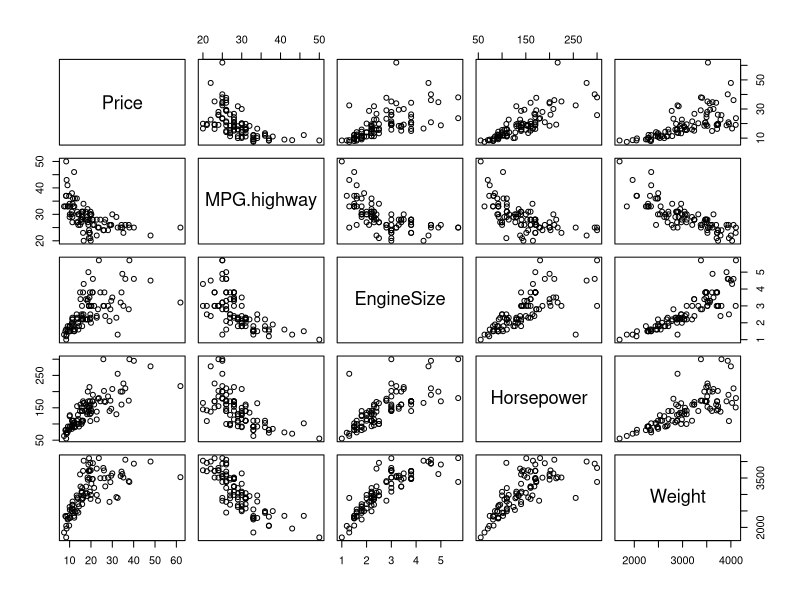
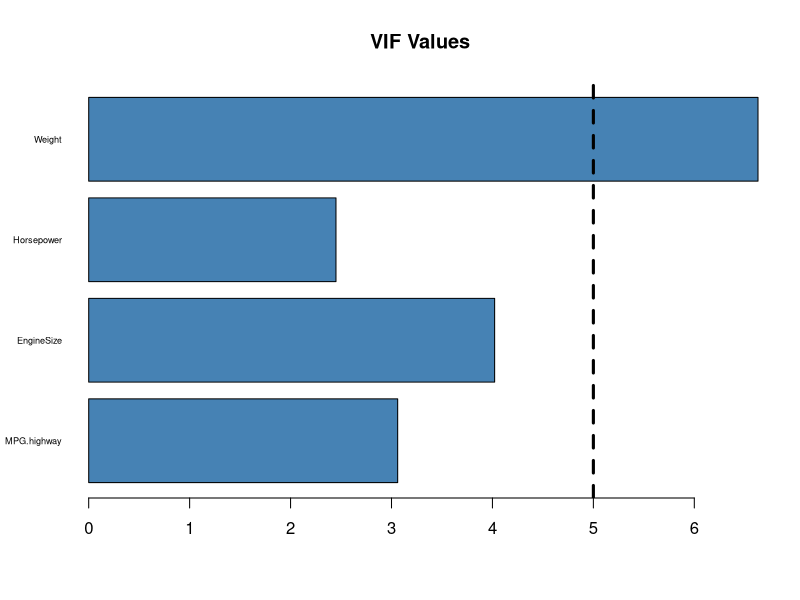
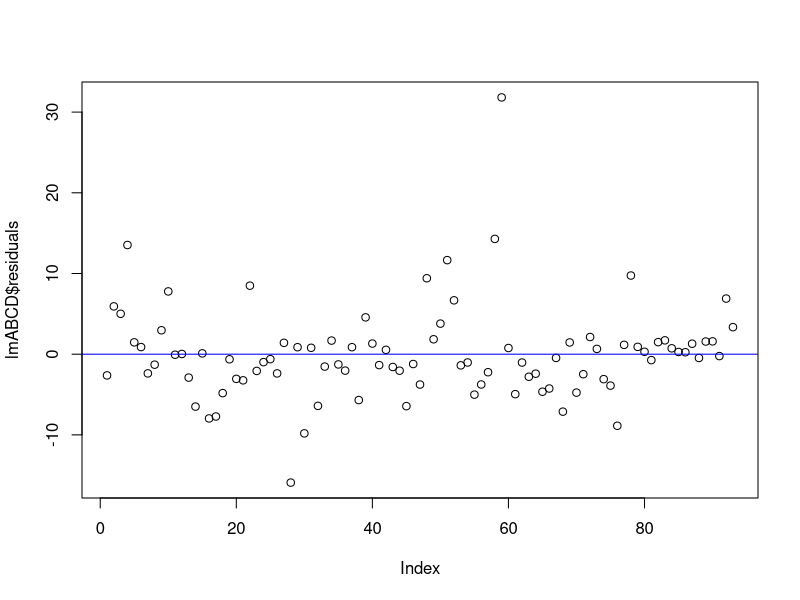
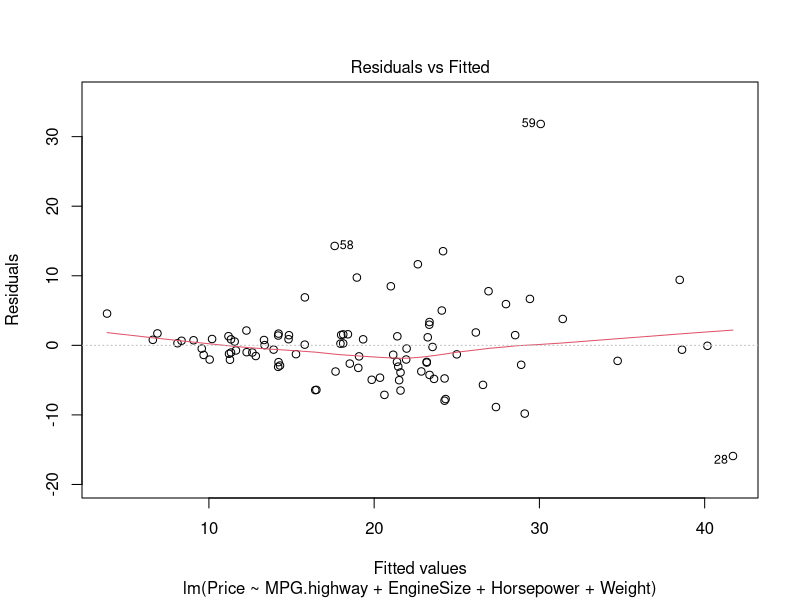
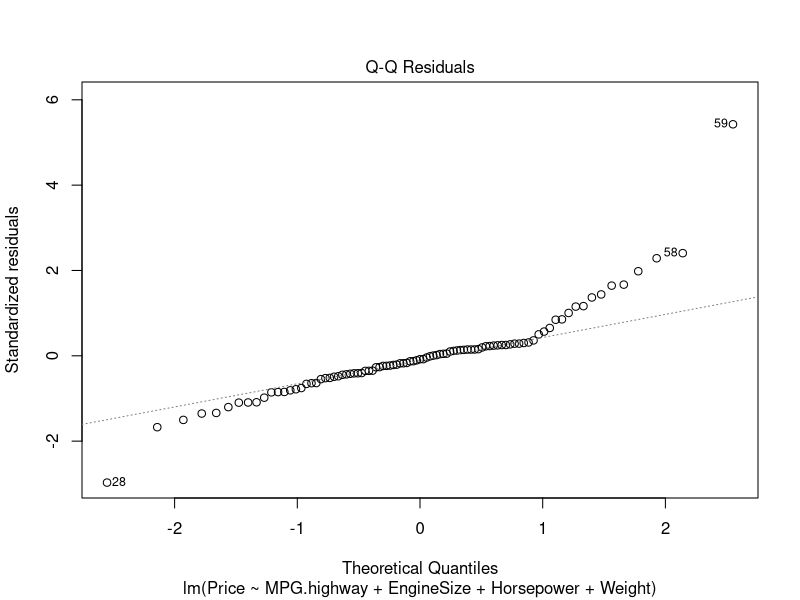
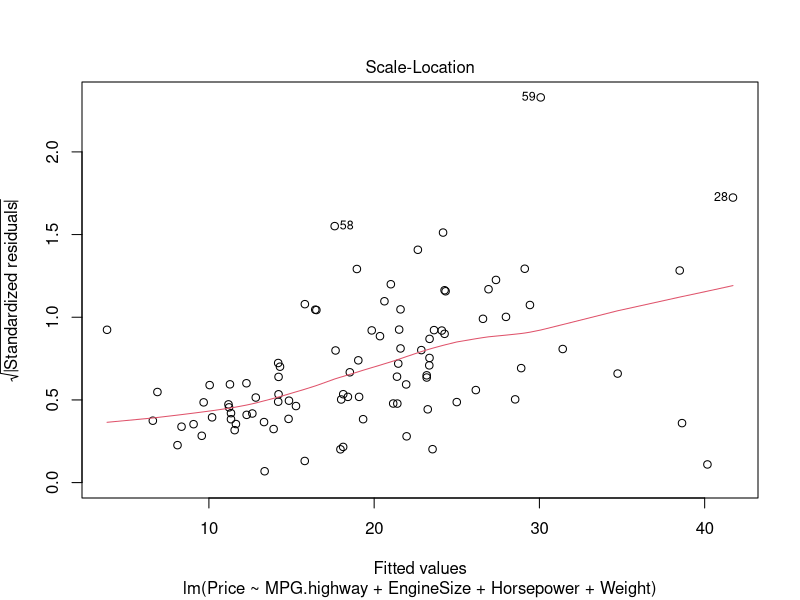
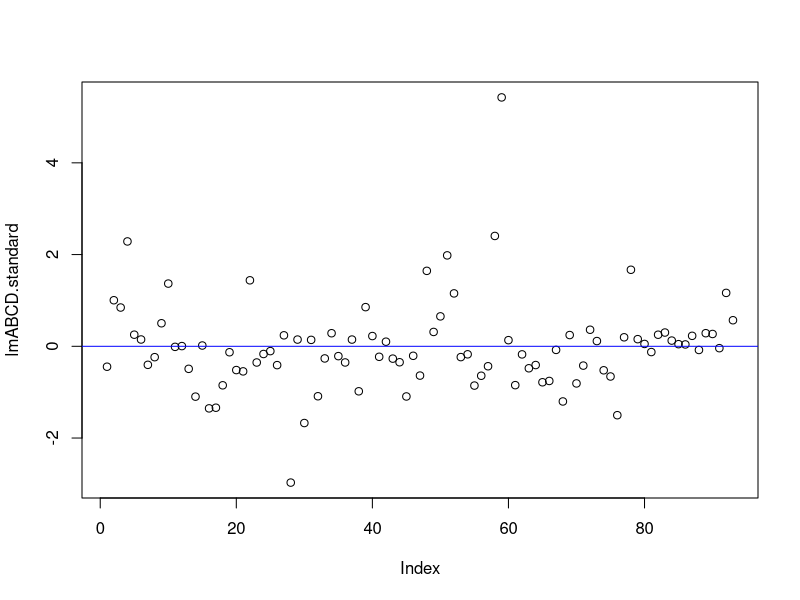

Here is the R script that generated these plots, in order:
## ---- chunk 1
knitr::opts_chunk$set(echo = TRUE)
## ---- chunk 2

library(MASS)
library(dplyr)
data(Cars93)
colnames(Cars93)

# Visualize

Cars93 %>% 
  dplyr::select(Price, MPG.highway,
                EngineSize, Horsepower,
                Weight) %>% 
                pairs()

# Individual Models

lmA <- lm(Price ~ MPG.highway, data = Cars93)
summary(lmA)


lmB <- lm(Price ~ EngineSize, data = Cars93)
summary(lmB)


lmC <- lm(Price ~ Horsepower, data = Cars93)
summary(lmC)


lmD <- lm(Price ~ Weight, data = Cars93)
summary(lmD)

# Multiple Linear Regression

lmABCD <- lm(Price ~ MPG.highway + EngineSize +
             Horsepower + Weight, data = Cars93)
summary(lmABCD) 

## ---- chunk 3


wage2 <- read.csv("wage2.csv")


## ---- chunk 4

summary(lmABCD)
# Almost 62% of the variability


## ---- chunk 5

summary(lmABCD)
# ANOVA: at least one is significantly different than zero
# Only Horsepower is non-zero


## ---- chunk 6

library(car)
vif(lmABCD) # problem with weight
barplot(vif(lmABCD), main = "VIF Values", horiz = TRUE,
col = "steelblue",bty = "l",
las = 1,cex.names = .55)
abline(v = 5, lwd = 3, lty = 2)



## ---- chunk 7



# Linearity 

plot(lmABCD$residuals)
abline(h=0,col="blue")

plot(lmABCD,1)


# Normality 

plot(lmABCD,2) # Q-Q plot
lmABCD.standard <- rstandard(lmABCD) #standardized residuals

# Reject the null hypothesis of normality
shapiro.test(lmABCD.standard)



# Constant Variance (Homoscedasticity)

plot(lmABCD,3) #Not okay

ncvTest(lmABCD) #pass the test (Reject the null)



# Independence

lmABCD.standard <- rstandard(lmABCD) #standardized residuals

plot(lmABCD.standard)
abline(h=0,col="blue") # Almost Looks okay


durbinWatsonTest(lmABCD) # Reject null hypothesis of independence 

vif(lmABCD) # Variance Inflation Factors
# REMOVE Weight

lmABC <- lm(Price ~ MPG.highway + EngineSize +
             Horsepower, data = Cars93)
summary(lmABC) 

### IN PRACTICE WE WILL NEED TO RE-ASSES THE MODELS ###
